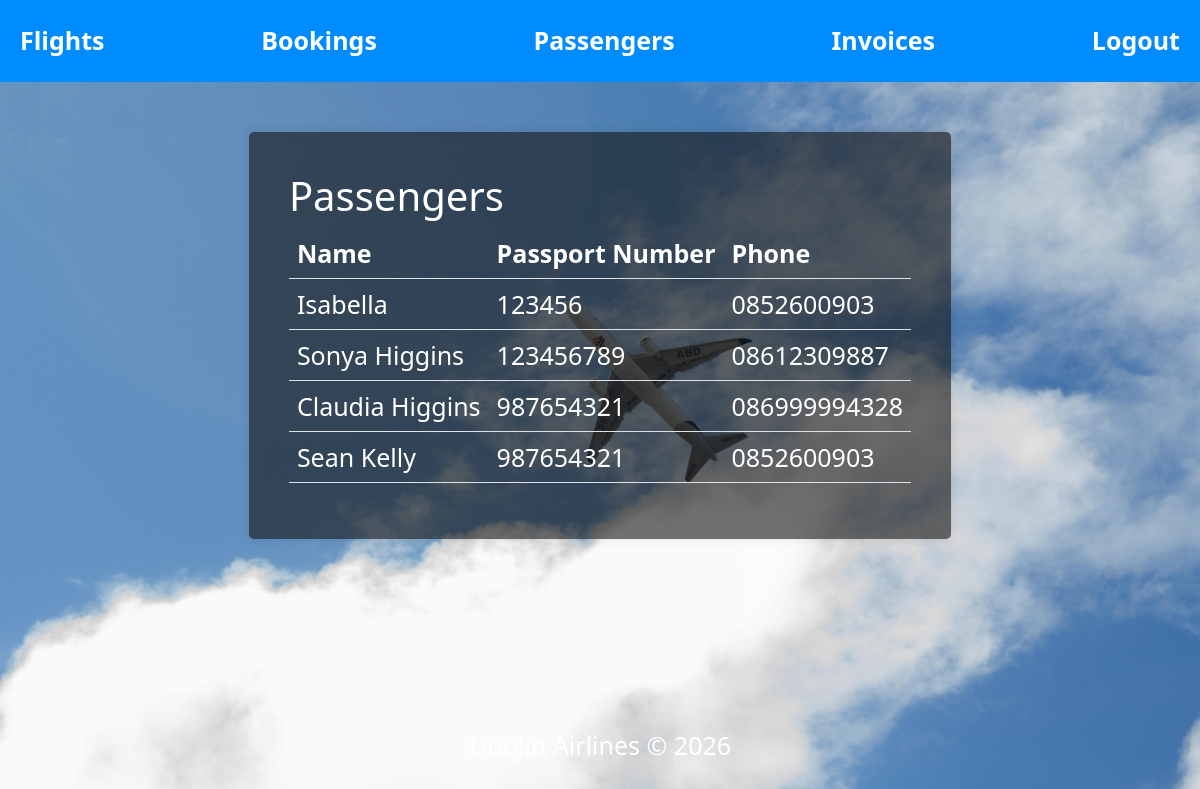
The app's page /passengers/ (signed in) with its own data.
### airline/models.py (models this page shows, shortened)
class Passenger(models.Model):
    user = models.OneToOneField(User, on_delete=models.CASCADE)
    name = models.CharField(max_length=100)
    passport_number = models.CharField(max_length=20)
    phone = models.CharField(max_length=20)

### airline/views.py (the view)
# urls.py: path('passengers/', views.passengers, name='passengers'),
@login_required
def passengers(request):
    if not request.user.is_staff and not request.user.groups.filter(name='Travel Agent').exists():
        return redirect('index')
    passengers = Passenger.objects.all()
    return render(request, 'airline/passengers.html', {'passengers': passengers})

### airline/templates/airline/passengers.html (shortened to what this page needs)
 {% load static %}
<html>
<head>
    <link href="https://cdn.jsdelivr.net/npm/bootstrap@5.3.0/dist/css/bootstrap.min.css" rel="stylesheet" >
</head>
<body>
    <nav class ="navBar">
        <a href="/">Flights</a>
        <a href="/bookings/">Bookings</a>
        {% if user.is_staff or user.groups.all.0.name == 'Travel Agent'%}
        <a href="/passengers/">Passengers</a>
        {% endif %}
        <a href="/invoices/">Invoices</a>
        <a href="/logout/">Logout</a>
    </nav>
    <div class ="flight-list">
        <h1>Passengers</h1>
        <table class="table">
            <thead>
                <tr>
                    <th>Name</th>
                    <th>Passport Number</th>
                    <th>Phone</th>
                </tr>
            </thead>
            <tbody>
                {% for passenger in passengers %}
                <tr>
                    <td>{{ passenger.name }}</td>
                    <td>{{ passenger.passport_number }}</td>
                    <td>{{ passenger.phone }}</td>
                </tr>
                {% endfor %}
            </tbody>
        </table>
    </div>
    <div class="footer">
        <p> Dublin Airlines © 2026 </p>
    </div>
</body>
</html>

### records on screen
Passenger: name "Isabella", passport_number "123456", phone "0852600903"
Passenger: name "Sonya Higgins", passport_number "123456789", phone "08612309887"
Passenger: name "Claudia Higgins", passport_number "987654321", phone "086999994328"
Passenger: name "Sean Kelly", passport_number "987654321", phone "0852600903"
